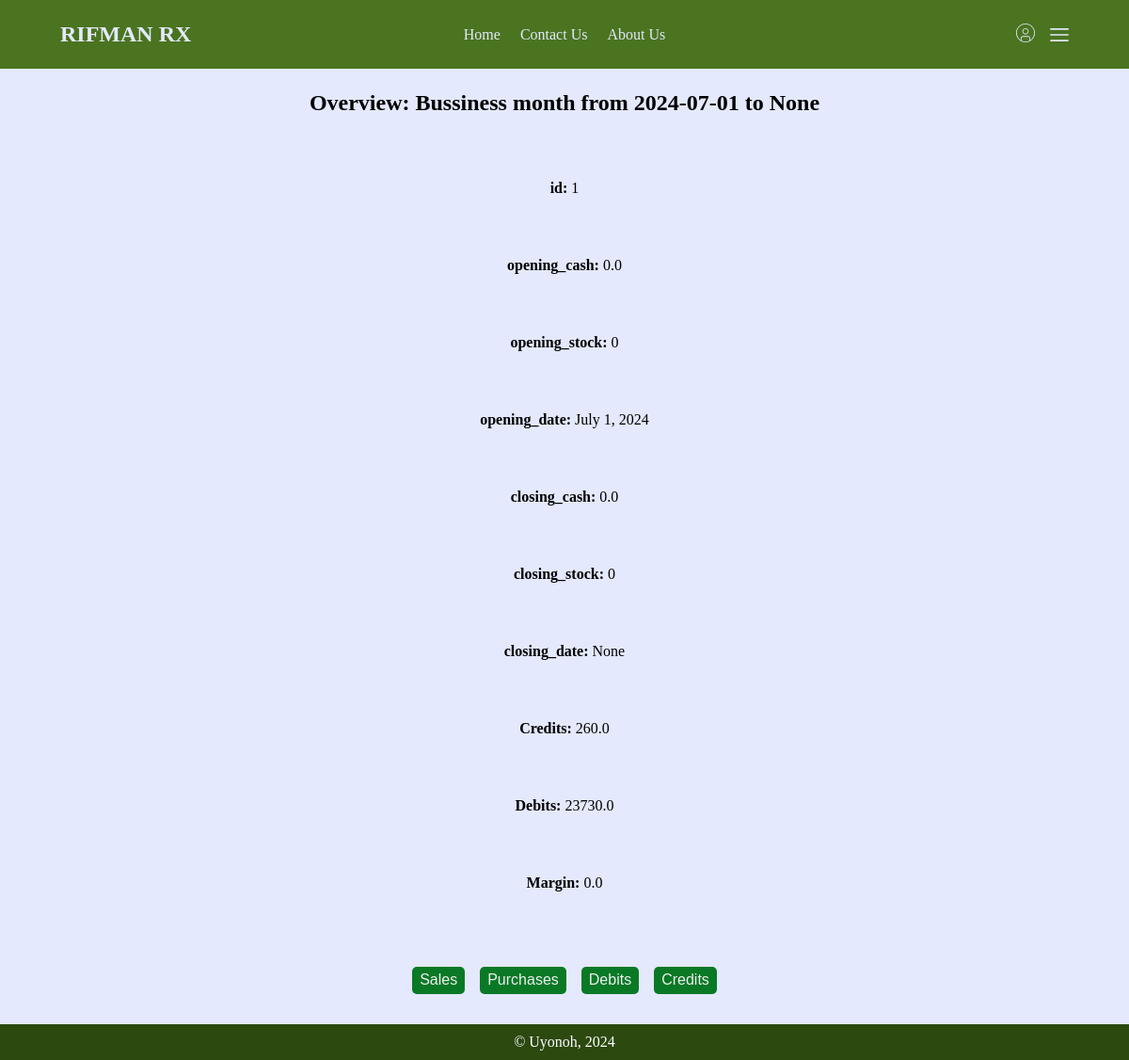
Page /books/1/ on the committed database.
### books/models.py (models this page shows, shortened)
class BusinessMonth(models.Model):
    opening_cash = models.FloatField()
    opening_stock = models.IntegerField()
    opening_date = models.DateField(default=tz.now)
    closing_cash = models.FloatField(null=True)
    closing_stock = models.IntegerField(null=True)
    closing_date = models.DateField(null=True)
    def get_credits(self, opening: tz.datetime=None, closing: tz.datetime=tz.now()) -> models.QuerySet:
        if not opening:
            opening = self.opening_date
        if not self.closing_date:
            closing = closing
        else:
            closing = self.closing_date
        credits = Credit.objects.filter(date__gte=opening)
        credits = credits.filter(date__lte=closing)
        return credits
    def get_credits_price(self, opening: tz.datetime=None, closing: tz.datetime=tz.now()) -> float:
        credit = 0
        for item in self.get_credits(opening=opening, closing=closing):
            credit += item.price
        return float(credit)
    def get_debits(self, opening: tz.datetime=None, closing: tz.datetime=tz.now()) -> models.QuerySet:
        if not opening:
            opening = self.opening_date
        if not self.closing_date:
            closing = closing
        else:
            closing = self.closing_date
        debits = Debit.objects.filter(date__gte=opening)
        debits = debits.filter(date__lte=closing)
        return debits
    def get_debits_price(self, opening: tz.datetime=None, closing: tz.datetime=tz.now()) -> float:
        debit = 0
        for item in self.get_debits(opening=opening, closing=closing):
            debit += item.price
        return float(debit)
    def get_sales(self, opening: tz.datetime=None, closing: tz.datetime=tz.now()) -> models.QuerySet:
        if not opening:
            opening = self.opening_date
        if not self.closing_date:
            closing = closing
        else:
            closing = self.closing_date
        sales = Sale.objects.filter(time__gte=opening)
        sales = sales.filter(time__lte=closing)
        return sales
    def get_sales_price(self, opening: tz.datetime=None, closing: tz.datetime=tz.now()) -> float:
        sale = 0
        for item in self.get_sales(opening=opening, closing=closing):
            sale += item.price #com
        return float(sale)
    def get_costs(self, opening: tz.datetime=None, closing: tz.datetime=tz.now()) -> models.QuerySet:
        if not opening:
            opening = self.opening_date
        if not self.closing_date:
            closing = closing
        else:
            closing = self.closing_date
        costs = Sale.objects.filter(time__gte=opening)
        costs = costs.filter(time__lte=closing)
        return costs
    def get_costs_price(self, opening: tz.datetime=None, closing: tz.datetime=tz.now()) -> float:
        cost = 0
        for item in self.get_costs(opening=opening, closing=closing):
            cost += (item.drug.cost_price * item.amount)
        return float(cost)
    def calculate_margin(self,opening: tz.datetime=None, closing: tz.datetime=tz.now(), commit: bool=True) -> float:
        if not closing:
            closing = self.closing_date
        if not closing:
            closing = tz.now()
        margin = self.get_sales_price(opening=opening, closing=closing) - self.get_costs_price(opening=opening, closing=closing)
        print(self.get_sales_price(opening=opening, closing=closing))
        print(self.get_costs_price(opening=opening, closing=closing))
        return margin
    @property
    def margin(self) -> int:
        return self.calculate_margin(closing=None)
    def __str__(self):
        return f"Bussiness month from {self.opening_date} to {self.closing_date}"

class Credit(models.Model):
    item = models.CharField(max_length=100)
    amount = models.IntegerField()
    price = models.FloatField()
    date = models.DateField(default=tz.now)

class Debit(models.Model):
    item = models.CharField(max_length=100)
    amount = models.IntegerField()
    price = models.FloatField()
    date = models.DateField(default=tz.now)

### books/views.py (the view)
# urls.py: path("<int:pk>/", view_month, name="view-month"),
def view_month(request, pk):
    month = BusinessMonth.objects.filter(pk=pk)
    return render(request, "books/view-month.html", {"month": month})

### books/templates/books/view-month.html
{% extends "main/base.html" %}
{% load static %}
{% block content %}
<section class="container flex-col pb-3">
    <h1>Overview: {{month.0}}</h1>
    <div class="flex-col">
        {% for item, val in month.values.0.items %}
        <p>
            <b>{{item}}: </b>
            {{val}}
        </p>
        {% endfor %}
        <p>
            <b>Credits: </b>
            {{month.0.get_credits_price}}
        </p>
        <p>
            <b>Debits: </b>
            {{month.0.get_debits_price}}
        </p>
        <p>
            <b>Margin: </b>
            {{month.0.margin}}
        </p>
        <div class="flex-c">
            <a class="no-deco" href="/books/{{month.0.pk}}/sales"><button class="round pointer">Sales</button></a>
            <a class="no-deco" href="/books/{{month.0.pk}}/purchases"><button class="round pointer">Purchases</button></a>
            <a class="no-deco" href="/books/{{month.0.pk}}/debits"><button class="round pointer">Debits</button></a>
            <a class="no-deco" href="/books/{{month.0.pk}}/credits"><button class="round pointer">Credits</button></a>
        </div>
    </div>
</section>
{% endblock %}

### main/static/main/css/styles.css (style rules this page uses)
body { padding: 0; margin: 0; min-height: 100vh; background-color: #e4e9fd; display: flex; flex-direction: column; align-items: normal; justify-content: space-between; }
.container { padding: .2rem 4rem; }
.pb-3 { padding-bottom: 2rem; }
.flex-c { display: flex; align-items: center; justify-content: center; gap: 1rem; }
.flex-col { display: flex; flex-direction: column; align-items: center; justify-content: center; gap: 2rem; }
button.round { background-color: #097925; color: #efefef; font-size: 1rem; width: fit-content; border-color: transparent; border-radius: 5px; grid-column: span2; margin-top: 2rem; padding-top: .2rem; padding-bottom: .2rem; }

### rows in the picture
BusinessMonth: opening_date+closing_date "Bussiness month from 2024-07-01 to None", 0 "0.0" "July 1, 2024" "0.0", opening_date+closing_date "260.0", opening_date+closing_date "23730.0", closing_date+opening_date "0.0"

### other values in the picture
{{ item }} "id" "opening_cash" "opening_stock" "opening_date" "closing_cash" "closing_stock" "closing_date"
{{ val }} "1" "0" "0" "None"
